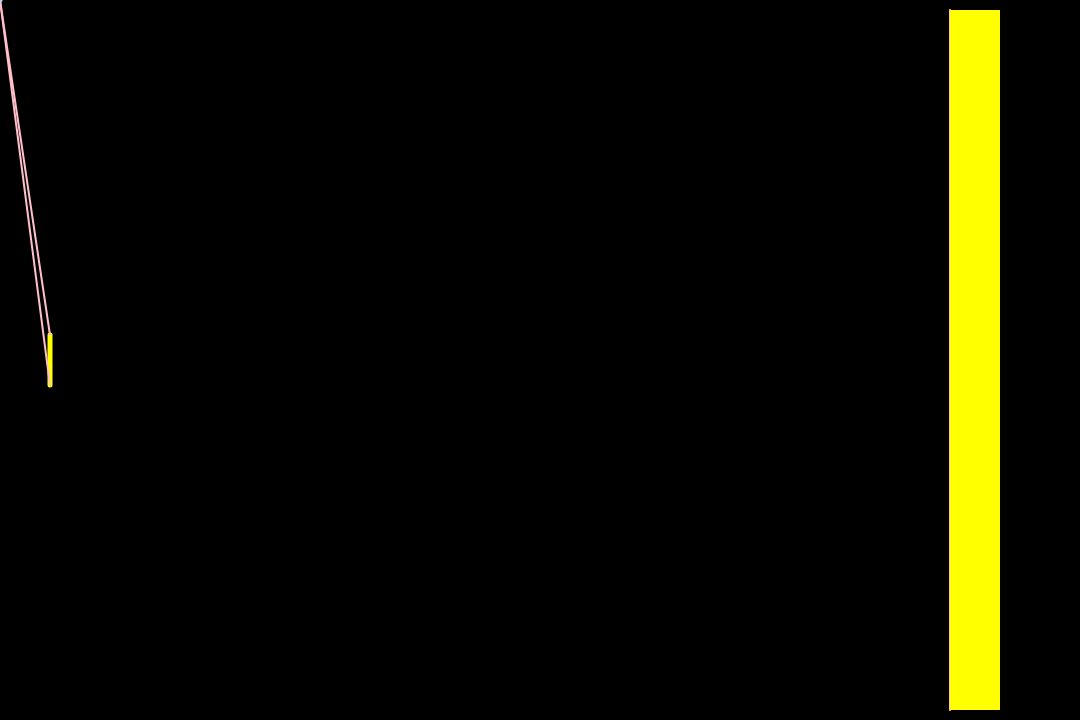
Frame 1 (no input)
Frame 60 (no input): identical to frame 1, image omitted
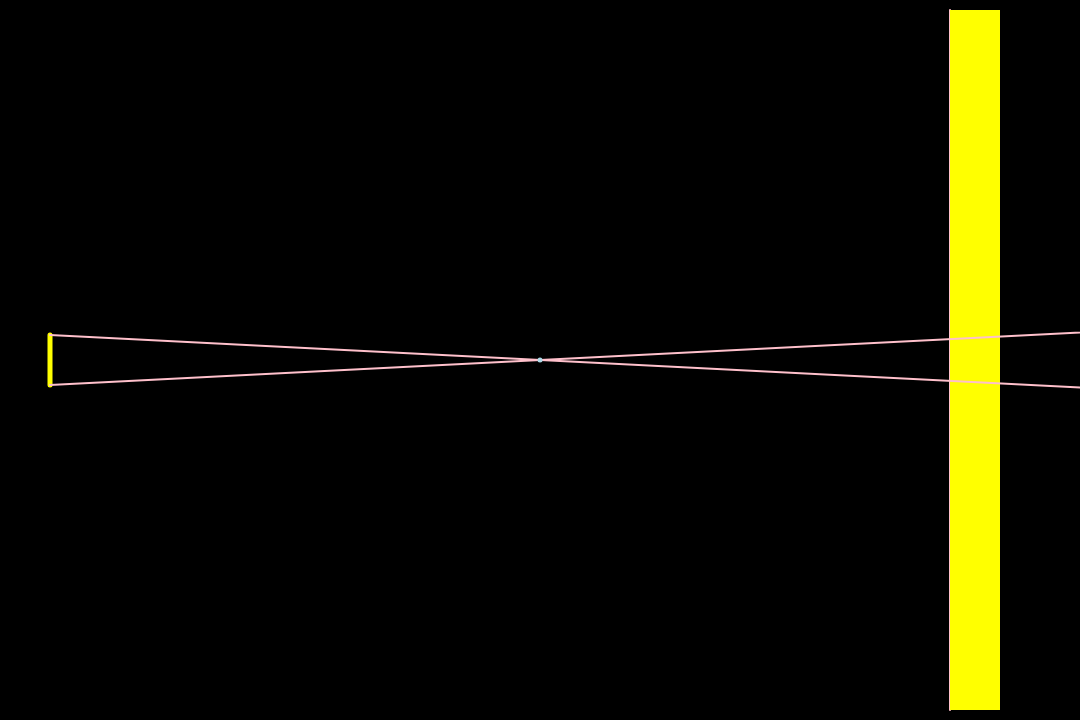
Frame 120 (the mouse pressed at the canvas centre since frame 60)

The p5.js sketch that drew these frames (run headless with seeded random() and noise() and a simulated clock; from frame 60 on, the mouse is pressed at the canvas centre):

// p5.js sketch
// ── sketch.js
let source_height;
let source_pos, source_top, source_bot;
let screen_x = 900;
let screen_height = 700;
let obstacles, trash;
let offset_x = 50;
let mouse_start;
let source_color = 'yellow',
    obstacle_color = 'lightblue',
    screen_color = 'pink';
let resolution = 0.2;  // percentage of pixels rendered (max 1)
let show_guidelines = true;


function Obstacle(start, end) {
  this.x1 = this.x2 = start.x;  // same x coord
  this.y1 = min(start.y, end.y);
  this.y2 = max(start.y, end.y);

  this.draw = function() {
    push();
    stroke(obstacle_color);
    strokeWeight(2);
    line(this.x1, this.y1, this.x2, this.y2);
    pop()
  }
}

function init() {
  obstacles = [];
  trash = [];
  source_pos = createVector(0, 0);
  source_height = 50;
  source_top = createVector(source_pos.x, source_pos.y-source_height/2);
  source_bot = createVector(source_pos.x, source_pos.y+source_height/2);
  show_guidelines = true;
}

function setup() {
  createCanvas(1080, 720);
  init();
}

function getMouse() {
  return createVector(mouseX-offset_x, mouseY-height/2);
}

function draw_source() {
  stroke(source_color);
  strokeWeight(5);
  line(source_pos.x, source_pos.y - source_height / 2,
    source_pos.x, source_pos.y + source_height / 2);
}

function draw_screen() {
  stroke(screen_color);
  strokeWeight(2);
  line(screen_x, -screen_height/2, screen_x, screen_height/2);
}

function draw_obstacles() {
  for (let ob of obstacles) ob.draw();
}

function get_intensities() {
  let num_pix = parseInt(screen_height*resolution);
  let scr = Array(num_pix).fill(0);
  for (let y = -source_height/2; y < source_height/2; y++) {
    let occ = Array(num_pix).fill(1);
    for (let ob of obstacles) {
      let start_y = (ob.y1 - y)*(screen_x - ob.x1)/(ob.x1 - 0) + ob.y1;
      let end_y = (ob.y2 - y)*(screen_x - ob.x2)/(ob.x2 - 0) + ob.y2;
      //console.log(start_y, end_y);
      start_y += max(0, screen_height/2);
      end_y += min(screen_height, screen_height/2);
      //console.log(start_y, end_y);
      for (let i=start_y*resolution; i<=end_y*resolution; i++) {
        occ[parseInt(i)] = 0;
      }
      //console.log(occ);
    }
    for (let i=0; i<num_pix; i++) scr[i] += occ[i];
  }
  //console.log(scr);
  push();
  translate(screen_x, -screen_height/2);
  noStroke();
  /*fill(source_color);
  for (v of scr) {
    rect(0, 0, v, 1/resolution);
    translate(0, 1/resolution);
  }*/
  let c = color(source_color);
  for (v of scr) {
    c.setAlpha(255*v/source_height);
    fill(c);
    rect(0, 0, 50, 1/resolution);
    translate(0, 1/resolution);
  }
  pop();
}

function draw_guidelines() {
  let p = getMouse();
  let n = p5.Vector.sub(p, source_top).setMag(1200).add(source_top);
  line(source_top.x, source_top.y, n.x, n.y);
  n = p5.Vector.sub(p, source_bot).setMag(1200).add(source_bot);
  line(source_bot.x, source_bot.y, n.x, n.y);
}

function draw() {
  background(0);
  translate(offset_x, height / 2);
  draw_source();
  draw_screen();
  draw_obstacles();
  get_intensities();
  if (show_guidelines) draw_guidelines();
  noStroke();
  fill(obstacle_color);
  ellipse(mouseX-offset_x, mouseY-height/2, 5);
  if (mouse_start) {
    new Obstacle(mouse_start, getMouse()).draw();
  }
}

function mousePressed() {
  mouse_start = getMouse();
}

function mouseReleased() {
  obstacles.push(new Obstacle(mouse_start, getMouse()));
  mouse_start = undefined;
}

function keyPressed() {
  if (key == 'z' && obstacles.length) trash.push(obstacles.pop());
  if ((key == 'Z' || key == 'x') && trash.length) obstacles.push(trash.pop());
  if (key == 'g') show_guidelines = !show_guidelines;
}


/*
Notes:
{x2: 854, x1: 854, y1: -238, y2: -149}
*/
